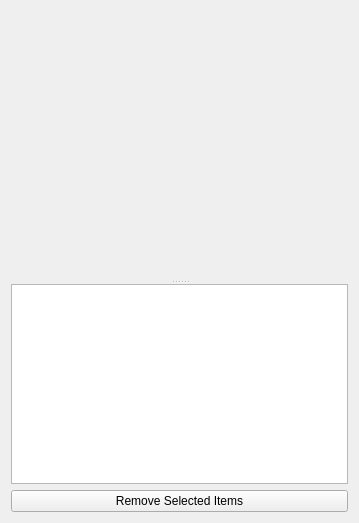
<?xml version="1.0" encoding="UTF-8"?>
<ui version="4.0">
 <class>SuperimposePlugin</class>
 <widget class="QWidget" name="SuperimposePlugin">
  <property name="geometry">
   <rect>
    <x>0</x>
    <y>0</y>
    <width>359</width>
    <height>523</height>
   </rect>
  </property>
  <property name="minimumSize">
   <size>
    <width>200</width>
    <height>200</height>
   </size>
  </property>
  <property name="windowTitle">
   <string>Form</string>
  </property>
  <layout class="QVBoxLayout" name="verticalLayout">
   <item>
    <widget class="QSplitter" name="splitter">
     <property name="orientation">
      <enum>Qt::Vertical</enum>
     </property>
     <widget class="QRootCanvas" name="widget" native="true">
      <property name="minimumSize">
       <size>
        <width>150</width>
        <height>200</height>
       </size>
      </property>
     </widget>
     <widget class="QListWidget" name="listWidget">
      <property name="maximumSize">
       <size>
        <width>16777215</width>
        <height>200</height>
       </size>
      </property>
      <property name="baseSize">
       <size>
        <width>0</width>
        <height>0</height>
       </size>
      </property>
     </widget>
    </widget>
   </item>
   <item>
    <widget class="QPushButton" name="pushButton">
     <property name="text">
      <string>Remove Selected Items</string>
     </property>
    </widget>
   </item>
  </layout>
 </widget>
 <customwidgets>
  <customwidget>
   <class>QRootCanvas</class>
   <extends>QWidget</extends>
   <header>qrootcanvas.h</header>
   <container>1</container>
  </customwidget>
 </customwidgets>
 <resources/>
 <connections/>
</ui>
